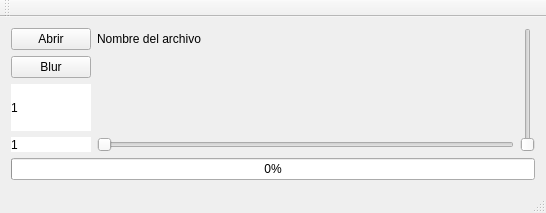
<?xml version="1.0" encoding="UTF-8"?>
<ui version="4.0">
 <class>MainWindow</class>
 <widget class="QMainWindow" name="MainWindow">
  <property name="geometry">
   <rect>
    <x>0</x>
    <y>0</y>
    <width>546</width>
    <height>213</height>
   </rect>
  </property>
  <property name="windowTitle">
   <string>MainWindow</string>
  </property>
  <widget class="QWidget" name="centralWidget">
   <layout class="QGridLayout" name="gridLayout">
    <item row="0" column="0">
     <widget class="QPushButton" name="btnAbrir">
      <property name="text">
       <string>Abrir</string>
      </property>
     </widget>
    </item>
    <item row="0" column="1">
     <widget class="QLabel" name="lbName">
      <property name="text">
       <string>Nombre del archivo</string>
      </property>
     </widget>
    </item>
    <item row="0" column="2" rowspan="4">
     <widget class="QSlider" name="verticalSlider">
      <property name="minimum">
       <number>1</number>
      </property>
      <property name="maximum">
       <number>10</number>
      </property>
      <property name="orientation">
       <enum>Qt::Vertical</enum>
      </property>
     </widget>
    </item>
    <item row="1" column="0">
     <widget class="QPushButton" name="btnAction">
      <property name="text">
       <string>Blur</string>
      </property>
     </widget>
    </item>
    <item row="2" column="0">
     <widget class="QLabel" name="label">
      <property name="styleSheet">
       <string notr="true">background:white;</string>
      </property>
      <property name="text">
       <string>1</string>
      </property>
     </widget>
    </item>
    <item row="3" column="1">
     <widget class="QSlider" name="horizontalSlider">
      <property name="minimum">
       <number>1</number>
      </property>
      <property name="maximum">
       <number>10</number>
      </property>
      <property name="orientation">
       <enum>Qt::Horizontal</enum>
      </property>
     </widget>
    </item>
    <item row="4" column="0" colspan="3">
     <widget class="QProgressBar" name="progressBar">
      <property name="value">
       <number>0</number>
      </property>
     </widget>
    </item>
    <item row="3" column="0">
     <widget class="QLabel" name="label_2">
      <property name="styleSheet">
       <string notr="true">background:white;</string>
      </property>
      <property name="text">
       <string>1</string>
      </property>
     </widget>
    </item>
   </layout>
  </widget>
  <widget class="QMenuBar" name="menuBar">
   <property name="geometry">
    <rect>
     <x>0</x>
     <y>0</y>
     <width>546</width>
     <height>21</height>
    </rect>
   </property>
  </widget>
  <widget class="QToolBar" name="mainToolBar">
   <attribute name="toolBarArea">
    <enum>TopToolBarArea</enum>
   </attribute>
   <attribute name="toolBarBreak">
    <bool>false</bool>
   </attribute>
  </widget>
  <widget class="QStatusBar" name="statusBar"/>
 </widget>
 <layoutdefault spacing="6" margin="11"/>
 <resources/>
 <connections>
  <connection>
   <sender>horizontalSlider</sender>
   <signal>valueChanged(int)</signal>
   <receiver>label_2</receiver>
   <slot>setNum(int)</slot>
   <hints>
    <hint type="sourcelabel">
     <x>114</x>
     <y>145</y>
    </hint>
    <hint type="destinationlabel">
     <x>41</x>
     <y>144</y>
    </hint>
   </hints>
  </connection>
  <connection>
   <sender>verticalSlider</sender>
   <signal>valueChanged(int)</signal>
   <receiver>label</receiver>
   <slot>setNum(int)</slot>
   <hints>
    <hint type="sourcelabel">
     <x>520</x>
     <y>80</y>
    </hint>
    <hint type="destinationlabel">
     <x>64</x>
     <y>116</y>
    </hint>
   </hints>
  </connection>
 </connections>
</ui>
